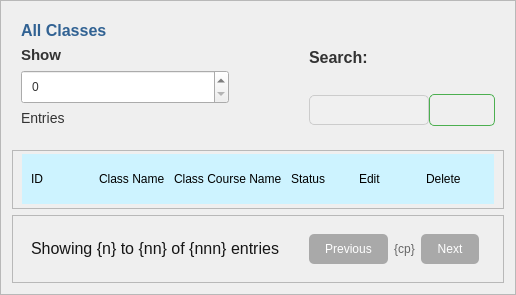
                   <widget class="QFrame" name="frame_52">
                    <property name="sizePolicy">
                     <sizepolicy hsizetype="Expanding" vsizetype="Expanding">
                      <horstretch>0</horstretch>
                      <verstretch>0</verstretch>
                     </sizepolicy>
                    </property>
                    <property name="frameShape">
                     <enum>QFrame::Shape::StyledPanel</enum>
                    </property>
                    <property name="frameShadow">
                     <enum>QFrame::Shadow::Raised</enum>
                    </property>
                    <layout class="QVBoxLayout" name="verticalLayout_38">
                     <item>
                      <widget class="QFrame" name="frame_53">
                       <property name="styleSheet">
                        <string notr="true">QLabel{
	font-size: 14px;
	color: #333;
}


QLineEdit{
	background-color: #f0f0f0;
	border: 1px solid #ccc;
	border-radius: 5px;
	padding: 6px;
	color: #333;
}

QComboBox{
	background-color: #f0f0f0;
	border: 1px solid #ccc;
	border-radius: 5px;
	padding: 6px;
	color: #333;
}

QPushButton {
	background-color: transparent;
	color: white;
	border: 1px solid #4caf50;
	border-radius: 5px;
	padding: 8px 16px;
}

QPushButton:hover{
	background-color: #45a049;
}

QPushButton:pressed{
	background-color: #3e8e41;
}
</string>
                       </property>
                       <property name="frameShape">
                        <enum>QFrame::Shape::NoFrame</enum>
                       </property>
                       <property name="frameShadow">
                        <enum>QFrame::Shadow::Raised</enum>
                       </property>
                       <layout class="QHBoxLayout" name="horizontalLayout_27">
                        <item>
                         <widget class="QFrame" name="frame_54">
                          <property name="minimumSize">
                           <size>
                            <width>208</width>
                            <height>0</height>
                           </size>
                          </property>
                          <property name="frameShape">
                           <enum>QFrame::Shape::NoFrame</enum>
                          </property>
                          <property name="frameShadow">
                           <enum>QFrame::Shadow::Raised</enum>
                          </property>
                          <layout class="QVBoxLayout" name="verticalLayout_39">
                           <property name="leftMargin">
                            <number>0</number>
                           </property>
                           <property name="topMargin">
                            <number>0</number>
                           </property>
                           <property name="rightMargin">
                            <number>0</number>
                           </property>
                           <item>
                            <widget class="QLabel" name="label_44">
                             <property name="text">
                              <string>&lt;html&gt;&lt;head/&gt;&lt;body&gt;&lt;p&gt;&lt;span style=&quot; font-size:12pt; font-weight:600; color:#316293;&quot;&gt;All Classes&lt;/span&gt;&lt;/p&gt;&lt;/body&gt;&lt;/html&gt;</string>
                             </property>
                            </widget>
                           </item>
                           <item>
                            <widget class="QLabel" name="label_45">
                             <property name="text">
                              <string>&lt;html&gt;&lt;head/&gt;&lt;body&gt;&lt;p&gt;&lt;span style=&quot; font-size:11pt; font-weight:600;&quot;&gt;Show&lt;/span&gt;&lt;/p&gt;&lt;/body&gt;&lt;/html&gt;</string>
                             </property>
                            </widget>
                           </item>
                           <item>
                            <widget class="QSpinBox" name="showCoursesEnrtiesspinBox">
                             <property name="minimumSize">
                              <size>
                               <width>200</width>
                               <height>0</height>
                              </size>
                             </property>
                             <property name="styleSheet">
                              <string notr="true">padding: 6px;
color: #333;
backgound-color: #f0f0f0;</string>
                             </property>
                            </widget>
                           </item>
                           <item>
                            <widget class="QLabel" name="label_46">
                             <property name="text">
                              <string>Entries</string>
                             </property>
                            </widget>
                           </item>
                          </layout>
                         </widget>
                        </item>
                        <item>
                         <widget class="QFrame" name="frame_55">
                          <property name="sizePolicy">
                           <sizepolicy hsizetype="Expanding" vsizetype="Preferred">
                            <horstretch>0</horstretch>
                            <verstretch>0</verstretch>
                           </sizepolicy>
                          </property>
                          <property name="frameShape">
                           <enum>QFrame::Shape::NoFrame</enum>
                          </property>
                          <property name="frameShadow">
                           <enum>QFrame::Shadow::Raised</enum>
                          </property>
                          <widget class="QLabel" name="label_47">
                           <property name="geometry">
                            <rect>
                             <x>320</x>
                             <y>100</y>
                             <width>323</width>
                             <height>75</height>
                            </rect>
                           </property>
                           <property name="text">
                            <string>TextLabel</string>
                           </property>
                          </widget>
                         </widget>
                        </item>
                        <item>
                         <widget class="QFrame" name="frame_56">
                          <property name="frameShape">
                           <enum>QFrame::Shape::NoFrame</enum>
                          </property>
                          <property name="frameShadow">
                           <enum>QFrame::Shadow::Raised</enum>
                          </property>
                          <layout class="QGridLayout" name="gridLayout_6">
                           <property name="leftMargin">
                            <number>0</number>
                           </property>
                           <property name="topMargin">
                            <number>0</number>
                           </property>
                           <property name="rightMargin">
                            <number>0</number>
                           </property>
                           <property name="bottomMargin">
                            <number>9</number>
                           </property>
                           <property name="spacing">
                            <number>0</number>
                           </property>
                           <item row="0" column="0">
                            <widget class="QLabel" name="label_48">
                             <property name="text">
                              <string>&lt;html&gt;&lt;head/&gt;&lt;body&gt;&lt;p&gt;&lt;span style=&quot; font-size:12pt; font-weight:600;&quot;&gt;Search:&lt;/span&gt;&lt;/p&gt;&lt;/body&gt;&lt;/html&gt;</string>
                             </property>
                            </widget>
                           </item>
                           <item row="1" column="0">
                            <widget class="QLineEdit" name="view_class_courses_search_entry"/>
                           </item>
                           <item row="1" column="1">
                            <widget class="QPushButton" name="view_class_course_search_btn">
                             <property name="text">
                              <string/>
                             </property>
                             <property name="icon">
                              <iconset resource="Resources/icons/grey/grey.qrc">
                               <normaloff>:/grey_icons/search.svg</normaloff>:/grey_icons/search.svg</iconset>
                             </property>
                            </widget>
                           </item>
                          </layout>
                         </widget>
                        </item>
                       </layout>
                      </widget>
                     </item>
                     <item>
                      <widget class="QFrame" name="showclassCoursesTableFrame">
                       <property name="sizePolicy">
                        <sizepolicy hsizetype="Expanding" vsizetype="Expanding">
                         <horstretch>0</horstretch>
                         <verstretch>0</verstretch>
                        </sizepolicy>
                       </property>
                       <property name="frameShape">
                        <enum>QFrame::Shape::StyledPanel</enum>
                       </property>
                       <property name="frameShadow">
                        <enum>QFrame::Shadow::Raised</enum>
                       </property>
                       <layout class="QGridLayout" name="gridLayout_7">
                        <property name="topMargin">
                         <number>3</number>
                        </property>
                        <property name="bottomMargin">
                         <number>4</number>
                        </property>
                        <property name="verticalSpacing">
                         <number>4</number>
                        </property>
                        <item row="0" column="0" alignment="Qt::AlignmentFlag::AlignTop">
                         <widget class="QWidget" name="ClassCoursestableTitlewrowwidget" native="true">
                          <property name="sizePolicy">
                           <sizepolicy hsizetype="Preferred" vsizetype="Fixed">
                            <horstretch>0</horstretch>
                            <verstretch>0</verstretch>
                           </sizepolicy>
                          </property>
                          <property name="minimumSize">
                           <size>
                            <width>0</width>
                            <height>50</height>
                           </size>
                          </property>
                          <property name="maximumSize">
                           <size>
                            <width>16777215</width>
                            <height>50</height>
                           </size>
                          </property>
                          <property name="styleSheet">
                           <string notr="true">background-color:rgb(205, 243, 255)</string>
                          </property>
                          <layout class="QHBoxLayout" name="horizontalLayout_31">
                           <property name="spacing">
                            <number>9</number>
                           </property>
                           <property name="leftMargin">
                            <number>9</number>
                           </property>
                           <property name="rightMargin">
                            <number>9</number>
                           </property>
                           <property name="bottomMargin">
                            <number>9</number>
                           </property>
                           <item>
                            <widget class="QLabel" name="label_52">
                             <property name="text">
                              <string>ID</string>
                             </property>
                            </widget>
                           </item>
                           <item>
                            <widget class="QLabel" name="label_50">
                             <property name="text">
                              <string>Class Name</string>
                             </property>
                            </widget>
                           </item>
                           <item>
                            <widget class="QLabel" name="label_57">
                             <property name="text">
                              <string>Class Course Name</string>
                             </property>
                            </widget>
                           </item>
                           <item>
                            <widget class="QLabel" name="label_58">
                             <property name="text">
                              <string>Status</string>
                             </property>
                            </widget>
                           </item>
                           <item>
                            <widget class="QLabel" name="label_51">
                             <property name="text">
                              <string>Edit</string>
                             </property>
                            </widget>
                           </item>
                           <item>
                            <widget class="QLabel" name="label_49">
                             <property name="text">
                              <string>Delete</string>
                             </property>
                            </widget>
                           </item>
                          </layout>
                         </widget>
                        </item>
                       </layout>
                      </widget>
                     </item>
                     <item alignment="Qt::AlignmentFlag::AlignBottom">
                      <widget class="QFrame" name="frame_57">
                       <property name="styleSheet">
                        <string notr="true">QLabel{
	font-size: 12px;
	color: #666;
}

QPushButton{
	background-color: darkgrey;
	color: white;
	border: none;
	border-radius: 5px;
	padding: 8px 16px
}
QPushButton:hover{
	background-color: #45a049;
}
QPushButton:pressed{
	background-color: #3e8e41;
}</string>
                       </property>
                       <property name="frameShape">
                        <enum>QFrame::Shape::StyledPanel</enum>
                       </property>
                       <property name="frameShadow">
                        <enum>QFrame::Shadow::Raised</enum>
                       </property>
                       <layout class="QHBoxLayout" name="horizontalLayout_28">
                        <item alignment="Qt::AlignmentFlag::AlignLeft">
                         <widget class="QFrame" name="frame_58">
                          <property name="frameShape">
                           <enum>QFrame::Shape::NoFrame</enum>
                          </property>
                          <property name="frameShadow">
                           <enum>QFrame::Shadow::Raised</enum>
                          </property>
                          <layout class="QVBoxLayout" name="verticalLayout_40">
                           <item>
                            <widget class="QLabel" name="coursespageNumber_label">
                             <property name="text">
                              <string>&lt;html&gt;&lt;head/&gt;&lt;body&gt;&lt;p&gt;&lt;span style=&quot; font-size:12pt; color:#161616;&quot;&gt;Showing {n} to {nn} of {nnn} entries&lt;/span&gt;&lt;/p&gt;&lt;/body&gt;&lt;/html&gt;</string>
                             </property>
                            </widget>
                           </item>
                          </layout>
                         </widget>
                        </item>
                        <item>
                         <widget class="QFrame" name="frame_59">
                          <property name="sizePolicy">
                           <sizepolicy hsizetype="Expanding" vsizetype="Preferred">
                            <horstretch>0</horstretch>
                            <verstretch>0</verstretch>
                           </sizepolicy>
                          </property>
                          <property name="frameShape">
                           <enum>QFrame::Shape::NoFrame</enum>
                          </property>
                          <property name="frameShadow">
                           <enum>QFrame::Shadow::Raised</enum>
                          </property>
                         </widget>
                        </item>
                        <item alignment="Qt::AlignmentFlag::AlignHCenter">
                         <widget class="QFrame" name="frame_60">
                          <property name="frameShape">
                           <enum>QFrame::Shape::NoFrame</enum>
                          </property>
                          <property name="frameShadow">
                           <enum>QFrame::Shadow::Raised</enum>
                          </property>
                          <layout class="QHBoxLayout" name="horizontalLayout_29">
                           <item>
                            <widget class="QPushButton" name="create_class_course_preview_btn">
                             <property name="text">
                              <string>Previous</string>
                             </property>
                             <property name="icon">
                              <iconset resource="Resources/icons/skyblue/skyblue.qrc">
                               <normaloff>:/skyblue_icons/corner-up-left.svg</normaloff>:/skyblue_icons/corner-up-left.svg</iconset>
                             </property>
                            </widget>
                           </item>
                           <item>
                            <widget class="QLabel" name="current_courses_page_label">
                             <property name="text">
                              <string>&lt;html&gt;&lt;head/&gt;&lt;body&gt;&lt;p align=&quot;center&quot;&gt;{cp}&lt;/p&gt;&lt;/body&gt;&lt;/html&gt;</string>
                             </property>
                            </widget>
                           </item>
                           <item>
                            <widget class="QPushButton" name="create_class_course_next_btn">
                             <property name="text">
                              <string>Next</string>
                             </property>
                             <property name="icon">
                              <iconset resource="Resources/icons/skyblue/skyblue.qrc">
                               <normaloff>:/skyblue_icons/corner-up-right.svg</normaloff>:/skyblue_icons/corner-up-right.svg</iconset>
                             </property>
                            </widget>
                           </item>
                          </layout>
                         </widget>
                        </item>
                        <item>
                         <widget class="QFrame" name="frame_61">
                          <property name="sizePolicy">
                           <sizepolicy hsizetype="Expanding" vsizetype="Preferred">
                            <horstretch>0</horstretch>
                            <verstretch>0</verstretch>
                           </sizepolicy>
                          </property>
                          <property name="frameShape">
                           <enum>QFrame::Shape::NoFrame</enum>
                          </property>
                          <property name="frameShadow">
                           <enum>QFrame::Shadow::Raised</enum>
                          </property>
                         </widget>
                        </item>
                       </layout>
                      </widget>
                     </item>
                    </layout>
                   </widget>
